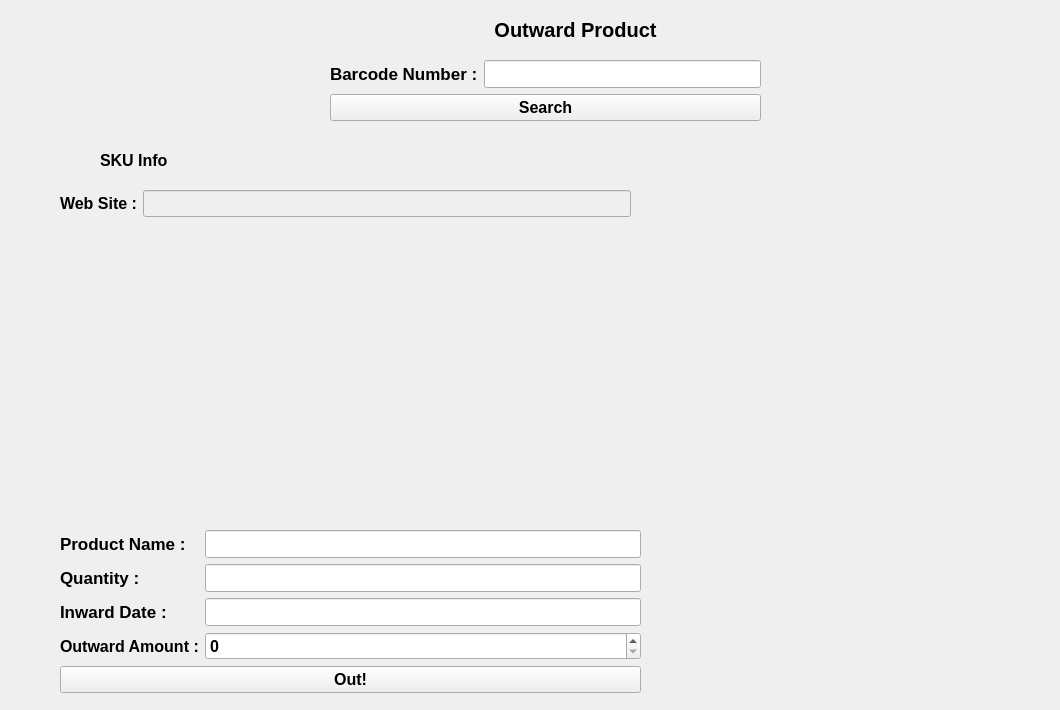
    <widget class="QWidget" name="pageOutward">
     <widget class="QWidget" name="formLayoutWidget_2">
      <property name="geometry">
       <rect>
        <x>60</x>
        <y>530</y>
        <width>581</width>
        <height>171</height>
       </rect>
      </property>
      <layout class="QFormLayout" name="formLayout_2">
       <item row="1" column="0">
        <widget class="QLabel" name="label_10">
         <property name="font">
          <font>
           <pointsize>13</pointsize>
           <weight>75</weight>
           <bold>true</bold>
          </font>
         </property>
         <property name="text">
          <string>Product Name :</string>
         </property>
        </widget>
       </item>
       <item row="1" column="1">
        <widget class="QLineEdit" name="productNameFieldOutward">
         <property name="font">
          <font>
           <pointsize>13</pointsize>
          </font>
         </property>
        </widget>
       </item>
       <item row="2" column="0">
        <widget class="QLabel" name="label_11">
         <property name="font">
          <font>
           <pointsize>13</pointsize>
           <weight>75</weight>
           <bold>true</bold>
          </font>
         </property>
         <property name="text">
          <string>Quantity :</string>
         </property>
        </widget>
       </item>
       <item row="2" column="1">
        <widget class="QLineEdit" name="quantityFieldOutward">
         <property name="font">
          <font>
           <pointsize>13</pointsize>
          </font>
         </property>
        </widget>
       </item>
       <item row="3" column="0">
        <widget class="QLabel" name="label_12">
         <property name="font">
          <font>
           <pointsize>13</pointsize>
           <weight>75</weight>
           <bold>true</bold>
          </font>
         </property>
         <property name="text">
          <string>Inward Date :</string>
         </property>
        </widget>
       </item>
       <item row="3" column="1">
        <widget class="QLineEdit" name="inwardDateFieldOutward">
         <property name="font">
          <font>
           <pointsize>13</pointsize>
          </font>
         </property>
        </widget>
       </item>
       <item row="4" column="0">
        <widget class="QLabel" name="label_15">
         <property name="font">
          <font>
           <pointsize>12</pointsize>
           <weight>75</weight>
           <bold>true</bold>
          </font>
         </property>
         <property name="text">
          <string>Outward Amount :</string>
         </property>
        </widget>
       </item>
       <item row="4" column="1">
        <widget class="QSpinBox" name="outwardAmountFieldOutward">
         <property name="font">
          <font>
           <pointsize>12</pointsize>
           <weight>75</weight>
           <bold>true</bold>
          </font>
         </property>
        </widget>
       </item>
       <item row="5" column="0" colspan="2">
        <widget class="QPushButton" name="btnOutwardPush">
         <property name="font">
          <font>
           <pointsize>12</pointsize>
           <weight>75</weight>
           <bold>true</bold>
          </font>
         </property>
         <property name="text">
          <string>Out!</string>
         </property>
        </widget>
       </item>
      </layout>
     </widget>
     <widget class="QWidget" name="formLayoutWidget_4">
      <property name="geometry">
       <rect>
        <x>330</x>
        <y>60</y>
        <width>431</width>
        <height>71</height>
       </rect>
      </property>
      <layout class="QFormLayout" name="formLayout_4">
       <item row="2" column="0" colspan="2">
        <widget class="QPushButton" name="btnSearchOutward">
         <property name="font">
          <font>
           <pointsize>12</pointsize>
           <weight>75</weight>
           <bold>true</bold>
          </font>
         </property>
         <property name="text">
          <string>Search</string>
         </property>
        </widget>
       </item>
       <item row="1" column="1">
        <widget class="QLineEdit" name="barcodeNumberFieldOutward">
         <property name="font">
          <font>
           <pointsize>13</pointsize>
          </font>
         </property>
        </widget>
       </item>
       <item row="1" column="0">
        <widget class="QLabel" name="label_2">
         <property name="font">
          <font>
           <pointsize>13</pointsize>
           <weight>75</weight>
           <bold>true</bold>
          </font>
         </property>
         <property name="text">
          <string>Barcode Number :</string>
         </property>
        </widget>
       </item>
      </layout>
     </widget>
     <widget class="QLabel" name="label_16">
      <property name="geometry">
       <rect>
        <x>100</x>
        <y>140</y>
        <width>131</width>
        <height>41</height>
       </rect>
      </property>
      <property name="font">
       <font>
        <pointsize>12</pointsize>
        <weight>75</weight>
        <bold>true</bold>
       </font>
      </property>
      <property name="text">
       <string>SKU Info</string>
      </property>
     </widget>
     <widget class="QWidget" name="formLayoutWidget_5">
      <property name="geometry">
       <rect>
        <x>60</x>
        <y>190</y>
        <width>571</width>
        <height>311</height>
       </rect>
      </property>
      <layout class="QFormLayout" name="skuLayoutOutward">
       <item row="0" column="0">
        <widget class="QLabel" name="label_17">
         <property name="font">
          <font>
           <pointsize>12</pointsize>
           <weight>75</weight>
           <bold>true</bold>
          </font>
         </property>
         <property name="text">
          <string>Web Site :</string>
         </property>
        </widget>
       </item>
       <item row="0" column="1">
        <widget class="QLineEdit" name="skuWebSiteOutward">
         <property name="enabled">
          <bool>false</bool>
         </property>
         <property name="font">
          <font>
           <pointsize>12</pointsize>
           <weight>75</weight>
           <bold>true</bold>
          </font>
         </property>
        </widget>
       </item>
      </layout>
     </widget>
     <widget class="QLabel" name="label_33">
      <property name="geometry">
       <rect>
        <x>470</x>
        <y>10</y>
        <width>211</width>
        <height>41</height>
       </rect>
      </property>
      <property name="font">
       <font>
        <pointsize>15</pointsize>
        <weight>75</weight>
        <bold>true</bold>
       </font>
      </property>
      <property name="text">
       <string>&lt;html&gt;&lt;head/&gt;&lt;body&gt;&lt;p align=&quot;center&quot;&gt;Outward Product&lt;/p&gt;&lt;/body&gt;&lt;/html&gt;</string>
      </property>
     </widget>
     <widget class="QLabel" name="imageLabelOutward">
      <property name="geometry">
       <rect>
        <x>760</x>
        <y>170</y>
        <width>291</width>
        <height>231</height>
       </rect>
      </property>
      <property name="text">
       <string/>
      </property>
      <property name="pixmap">
       <pixmap>code.png</pixmap>
      </property>
      <property name="scaledContents">
       <bool>true</bool>
      </property>
     </widget>
     <widget class="QLabel" name="imageLabel2Outward">
      <property name="geometry">
       <rect>
        <x>760</x>
        <y>450</y>
        <width>291</width>
        <height>231</height>
       </rect>
      </property>
      <property name="text">
       <string/>
      </property>
      <property name="pixmap">
       <pixmap>code.png</pixmap>
      </property>
      <property name="scaledContents">
       <bool>true</bool>
      </property>
     </widget>
    </widget>
